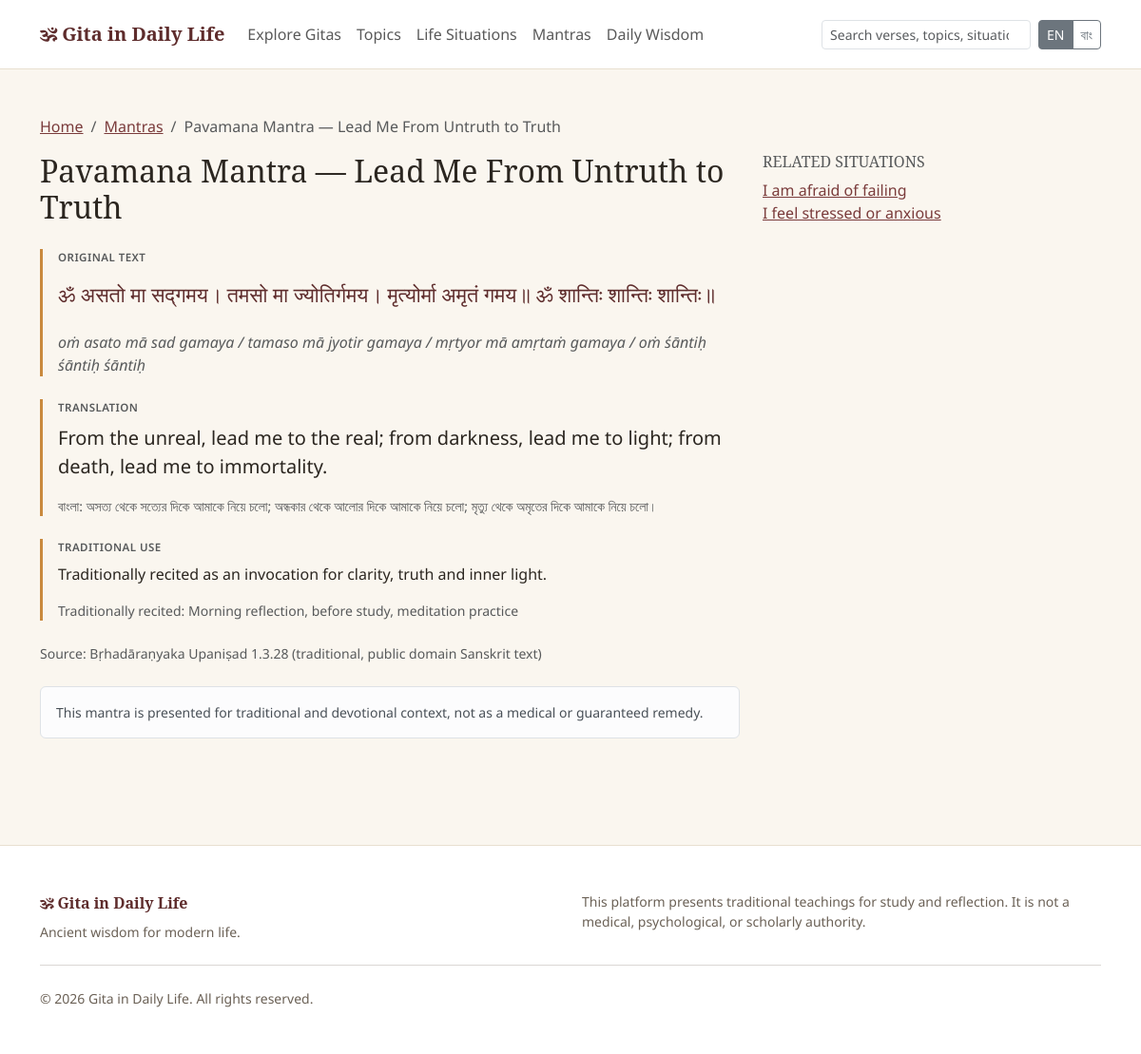
The page /public/mantras/om-asato-ma-sadgamaya on the database its author committed.
### tables this page shows
CREATE TABLE mantras (
    id INT UNSIGNED AUTO_INCREMENT PRIMARY KEY,
    title VARCHAR(255) NOT NULL,
    slug VARCHAR(280) NOT NULL UNIQUE,
    sanskrit TEXT NULL,
    transliteration TEXT NULL,
    pronunciation_bn TEXT NULL,
    pronunciation_en TEXT NULL,
    meaning TEXT NULL,
    meaning_bn TEXT NULL,
    translation TEXT NULL,
    deity_association VARCHAR(150) NULL,
    purpose VARCHAR(500) NULL,
    traditionally_recited VARCHAR(255) NULL,
    suggested_duration VARCHAR(100) NULL,
    audio_path VARCHAR(255) NULL,
    video_path VARCHAR(255) NULL,
    source VARCHAR(255) NULL,
    status ENUM('draft','pending','published','archived') NOT NULL DEFAULT 'draft',
    created_at DATETIME NOT NULL DEFAULT CURRENT_TIMESTAMP,
    updated_at DATETIME NOT NULL DEFAULT CURRENT_TIMESTAMP ON UPDATE CURRENT_TIMESTAMP,
    INDEX idx_mantras_status (status)
);

CREATE TABLE situations (
    id INT UNSIGNED AUTO_INCREMENT PRIMARY KEY,
    name VARCHAR(150) NOT NULL,
    slug VARCHAR(160) NOT NULL UNIQUE,
    description TEXT NULL,
    icon VARCHAR(60) NULL,
    status ENUM('draft','pending','published','archived') NOT NULL DEFAULT 'published',
    created_at DATETIME NOT NULL DEFAULT CURRENT_TIMESTAMP,
    updated_at DATETIME NOT NULL DEFAULT CURRENT_TIMESTAMP ON UPDATE CURRENT_TIMESTAMP,
    INDEX idx_situations_status (status)
);

CREATE TABLE settings (
    id INT UNSIGNED AUTO_INCREMENT PRIMARY KEY,
    setting_key VARCHAR(150) NOT NULL UNIQUE,
    setting_value TEXT NULL,
    setting_group VARCHAR(60) NOT NULL DEFAULT 'general'
);

### app/core/Controller.php (called while the page is built, shortened)
<?php
abstract class Controller
{
    protected function view(string $view, array $data = []): void
    {
        extract($data, EXTR_SKIP);
        $viewFile = VIEWS_PATH . '/frontend/' . $view . '.php';
        require $viewFile;
        require VIEWS_PATH . '/frontend/layout.php';
    }
}

### modules/MantraController.php (called while the page is built, shortened)
<?php
final class MantraController extends Controller
{
    public function show(string $slug): void
    {
        $mantra = Mantra::findBySlug($slug);
        $this->view('mantras/show', [
            'pageTitle' => $mantra['title'] . ' — ' . APP_NAME,
            'metaDescription' => $mantra['meaning'],
            'mantra' => $mantra,
            'situations' => Mantra::situationsFor((int) $mantra['id']),
        ]);
    }
}

### public/index.php (called while the page is built, shortened)
<?php
require_once __DIR__ . '/../app/bootstrap.php';
$router = new Router();
$router->dispatch();

### app/helpers/functions.php (called while the page is built, shortened)
<?php
function e(?string $value): string
{
    return htmlspecialchars((string) $value, ENT_QUOTES, 'UTF-8');
}
function url(string $path = ''): string
{
    return APP_BASE_PATH . '/' . ltrim($path, '/');
}
function current_lang(): string
{
    return Session::get('lang', DEFAULT_LANGUAGE);
}
function mantra_text(array $mantra): string
{
    return (string) ($mantra['meaning'] ?? '');
}
function __t(string $key, array $replace = []): string
{
    static $cache = [];
    $lang = current_lang();
    if (!isset($cache[$lang])) {
        $file = LANGUAGES_PATH . '/' . $lang . '.php';
        $cache[$lang] = is_file($file) ? require $file : [];
    }
    $text = $cache[$lang][$key] ?? $key;
    return $text;
}

### app/core/Session.php (called while the page is built, shortened)
<?php
final class Session
{
    public static function get(string $key, $default = null)
    {
        return $_SESSION[$key] ?? $default;
    }
}

### app/bootstrap.php (called while the page is built, shortened)
<?php
require_once APP_PATH . '/config/config.php';
spl_autoload_register(function (string $class): void {
    static $dirs = null;
    if ($dirs === null) {
        $dirs = [
            APP_PATH . '/core',
            APP_PATH . '/models',
            APP_PATH . '/services',
            ROOT_PATH . '/modules',
        ];
    }
    foreach ($dirs as $dir) {
        $file = $dir . '/' . $class . '.php';
        if (is_file($file)) {
            return;
        }
    }
});
require_once APP_PATH . '/helpers/functions.php';

### app/core/Model.php (called while the page is built, shortened)
<?php
abstract class Model
{
    protected static string $table = '';
    protected static function db(): PDO
    {
        return Database::connection();
    }
    protected static function assertSafeIdentifier(string $identifier): string
    {
        return $identifier;
    }
    public static function findBy(string $column, $value): ?array
    {
        $stmt = self::db()->prepare('SELECT * FROM ' . static::$table . ' WHERE ' . $column . ' = ? LIMIT 1');
        $stmt->execute([$value]);
        $row = $stmt->fetch();
        return $row === false ? null : $row;
    }
    public static function all(string $orderBy = ''): array
    {
        $sql = 'SELECT * FROM ' . static::$table;
        return self::db()->query($sql)->fetchAll();
    }
}

### app/core/Database.php (called while the page is built, shortened)
<?php
final class Database
{
    private static ?PDO $instance = null;
    public static function connection(): PDO
    {
        if (self::$instance === null) {
            $dsn = sprintf('mysql:host=%s;dbname=%s;charset=%s', DB_HOST, DB_NAME, DB_CHARSET);
            self::$instance = new PDO($dsn, DB_USER, DB_PASS, [
                PDO::ATTR_ERRMODE => PDO::ERRMODE_EXCEPTION,
                PDO::ATTR_DEFAULT_FETCH_MODE => PDO::FETCH_ASSOC,
                PDO::ATTR_EMULATE_PREPARES => false,
            ]);
        }
        return self::$instance;
    }
}

### app/models/Mantra.php (called while the page is built, shortened)
<?php
final class Mantra extends Model
{
    public static function findBySlug(string $slug): ?array
    {
        return self::findBy('slug', $slug);
    }
    public static function situationsFor(int $mantraId): array
    {
        $stmt = self::db()->prepare(
            'SELECT s.* FROM situations s JOIN mantra_situations ms ON ms.situation_id = s.id WHERE ms.mantra_id = ?'
        );
        $stmt->execute([$mantraId]);
        return $stmt->fetchAll();
    }
}

### app/core/Request.php (called while the page is built, shortened)
<?php
final class Request
{
    public static function uri(): string
    {
        $uri = $_SERVER['REQUEST_URI'] ?? '/';
        $path = parse_url($uri, PHP_URL_PATH);
        return $path === false || $path === null ? '/' : $path;
    }
}

### app/models/Setting.php (called while the page is built, shortened)
<?php
final class Setting extends Model
{
    public static function get(string $key, ?string $default = null): ?string
    {
        static $cache = null;
        if ($cache === null) {
            $cache = [];
            foreach (self::all() as $row) {
                $cache[$row['setting_key']] = $row['setting_value'];
            }
        }
        return $cache[$key] ?? $default;
    }
}

### views/frontend/mantras/show.php (the view)
<div class="container py-5">
  <nav aria-label="breadcrumb"><ol class="breadcrumb">
    <li class="breadcrumb-item"><a href="<?= e(url('')) ?>"><?= e(__t('breadcrumb.home')) ?></a></li>
    <li class="breadcrumb-item"><a href="<?= e(url('mantras')) ?>"><?= e(__t('breadcrumb.mantras')) ?></a></li>
    <li class="breadcrumb-item active"><?= e($mantra['title']) ?></li>
  </ol></nav>
  <div class="row">
    <div class="col-lg-8">
      <h1 class="h2 font-serif mb-4"><?= e($mantra['title']) ?></h1>
      <div class="content-block">
        <div class="badge-label text-muted mb-2"><?= e(__t('label.original_text')) ?></div>
        <p class="verse-sanskrit"><?= nl2br(e($mantra['sanskrit'])) ?></p>
        <?php if ($mantra['transliteration']): ?><p class="fst-italic text-muted"><?= nl2br(e($mantra['transliteration'])) ?></p><?php endif; ?>
      </div>
      <div class="content-block">
        <div class="badge-label text-muted mb-2"><?= e(__t('label.translation')) ?></div>
        <p class="fs-5"><?= nl2br(e(mantra_text($mantra))) ?></p>
        <?php if (current_lang() === 'bn' && $mantra['meaning']): ?>
          <p class="text-muted small">English: <?= nl2br(e($mantra['meaning'])) ?></p>
        <?php elseif (current_lang() !== 'bn' && !empty($mantra['meaning_bn'])): ?>
          <p class="text-muted small">বাংলা: <?= nl2br(e($mantra['meaning_bn'])) ?></p>
        <?php endif; ?>
      </div>
      <?php if ($mantra['purpose']): ?>
        <div class="content-block">
          <div class="badge-label text-muted mb-2"><?= e(__t('mantras.traditional_use')) ?></div>
          <p><?= e($mantra['purpose']) ?></p>
          <?php if ($mantra['traditionally_recited']): ?><p class="text-muted small mb-0"><?= e(__t('mantras.traditionally_recited')) ?> <?= e($mantra['traditionally_recited']) ?></p><?php endif; ?>
        </div>
      <?php endif; ?>
      <?php if ($mantra['source']): ?>
        <p class="text-muted small"><?= e(__t('verse.source_heading')) ?>: <?= e($mantra['source']) ?></p>
      <?php endif; ?>
      <div class="alert alert-light border small mt-4">
        <?= e(__t('mantras.disclaimer')) ?>
      </div>
    </div>
    <div class="col-lg-4">
      <?php if ($situations !== []): ?>
        <div class="mb-4">
          <h2 class="h6 text-uppercase text-muted"><?= e(__t('mantras.related_situations')) ?></h2>
          <ul class="list-unstyled">
            <?php foreach ($situations as $situation): ?>
              <li><a href="<?= e(url('situations/' . $situation['slug'])) ?>"><?= e($situation['name']) ?></a></li>
            <?php endforeach; ?>
          </ul>
        </div>
      <?php endif; ?>
    </div>
  </div>
</div>

### app/core/Router.php (shortened to what this page needs)
<?php
final class Router
{
    private array $routes = [];
    public function get(string $pattern, string $handler): void
    {
        $this->routes[] = ['GET', $pattern, $handler];
    }
    public function dispatch(): void
    {
        $uri = $this->currentPath();
        foreach ($this->routes as [$routeMethod, $pattern, $handler]) {
            $regex = $this->patternToRegex($pattern);
            if (preg_match($regex, $uri, $matches)) {
                $params = array_filter($matches, static fn ($key) => !is_int($key), ARRAY_FILTER_USE_KEY);
                $this->callHandler($handler, array_values($params));
                return;
            }
        }
    }
    private function currentPath(): string
    {
        $uri = Request::uri();
        $base = APP_BASE_PATH;
        if ($base !== '' && str_starts_with($uri, $base)) {
            $uri = substr($uri, strlen($base));
        }
        $uri = '/' . trim($uri, '/');
        return $uri;
    }
    private function patternToRegex(string $pattern): string
    {
        $pattern = rtrim($pattern, '/');
        if ($pattern === '') {
            $pattern = '/';
        }
        $regex = preg_replace('#\{([a-zA-Z_][a-zA-Z0-9_]*)\}#', '(?P<$1>[^/]+)', $pattern);
        return '#^' . $regex . '$#u';
    }
    private function callHandler(string $handler, array $params): void
    {
        [$controllerName, $methodName] = explode('@', $handler);
        $controller = new $controllerName();
        $controller->$methodName(...$params);
    }
}

### views/frontend/partials/footer.php (shortened to what this page needs)
<footer class="site-footer py-5 mt-5">
  <div class="container">
    <div class="row">
      <div class="col-md-6 mb-3 mb-md-0">
        <div class="font-serif fw-bold mb-2" style="color:var(--gidl-primary-dark);">🕉 <?= e(APP_NAME) ?></div>
        <p class="small mb-0"><?= e(Setting::get('site_tagline', 'Ancient wisdom for modern life.')) ?></p>
      </div>
      <div class="col-md-6">
        <p class="small mb-0"><?= e(__t('footer.disclaimer')) ?></p>
      </div>
    </div>
    <hr class="my-4">
    <p class="small mb-0">&copy; <?= date('Y') ?> <?= e(APP_NAME) ?>. <?= e(__t('footer.rights')) ?></p>
  </div>
</footer>
</body>
</html>

### public/assets/css/style.css (style rules this page uses)
:root { --gidl-bg: #faf6ef; --gidl-surface: #ffffff; --gidl-text: #2b2620; --gidl-text-muted: #6b6156; --gidl-border: #e8dfd0; --gidl-primary: #7a3b3b; --gidl-primary-dark: #5e2c2c; --gidl-accent: #c98a3e; }
body { background-color: var(--gidl-bg); color: var(--gidl-text); font-family: 'Noto Sans', system-ui, -apple-system, "Segoe UI", sans-serif; }
.font-serif, h1, h2, h3, h4, .verse-sanskrit { font-family: 'Noto Serif', Georgia, 'Times New Roman', serif; }
.verse-sanskrit { font-size: 1.35rem; line-height: 2.1; color: var(--gidl-primary-dark); }
a { color: var(--gidl-primary); }
.badge-label { letter-spacing: .04em; text-transform: uppercase; font-size: .72rem; font-weight: 600; }
.content-block { border-left: 3px solid var(--gidl-accent); padding-left: 1rem; margin-bottom: 1.5rem; }
footer.site-footer { background: var(--gidl-surface); border-top: 1px solid var(--gidl-border); color: var(--gidl-text-muted); }

### rows shown on the page
mantras: title "Pavamana Mantra — Lead Me From Untruth to Truth", sanskrit "ॐ असतो मा सद्गमय। तमसो मा ज्योतिर्गमय। मृत्योर्मा अमृतं गमय॥ ॐ शान्तिः शान्तिः शान्तिः॥", transliteration "oṁ asato mā sad gamaya / tamaso mā jyotir gamaya / mṛtyor mā amṛtaṁ gamaya / oṁ śāntiḥ śāntiḥ śāntiḥ", meaning "From the unreal, lead me to the real; from darkness, lead me to light; from death, lead me to immortality.", meaning_bn "অসত্য থেকে সত্যের দিকে আমাকে নিয়ে চলো; অন্ধকার থেকে আলোর দিকে আমাকে নিয়ে চলো; মৃত্যু থেকে অমৃতের দিকে আমাকে নিয়ে চলো।", purpose "Traditionally recited as an invocation for clarity, truth and inner light.", traditionally_recited "Morning reflection, before study, meditation practice", source "Bṛhadāraṇyaka Upaniṣad 1.3.28 (traditional, public domain Sanskrit text)"
situations: name "I am afraid of failing"
situations: name "I feel stressed or anxious"
settings: setting_value "This platform presents traditional teachings for study and reflection. It is not a medical, psychological, or scholarly authority.", setting_value "All rights reserved."

### other values the page prints
Setting::get('site_tagline', 'Ancient wisdom for modern life.') "Ancient wisdom for modern life."
